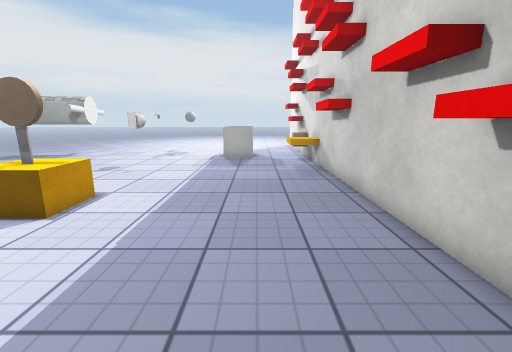
view 1 (above)

17 first-person views from a walk through a 3-D level made in the Unity game engine. The camera is 1.2 m above the floor, tilts 12° down and sees 90° across. Doors are open. The floor is counted in squares, 0.5 m on a side. Each view is taken from the middle of a square. On the plan, view 1 faces up. The plan holds only what a view shows up to about 17 squares ahead; the rest is blank. The place goes on beyond the plan. The player is left out. Surface patterns are stand-ins for the level's own textures.

view 2
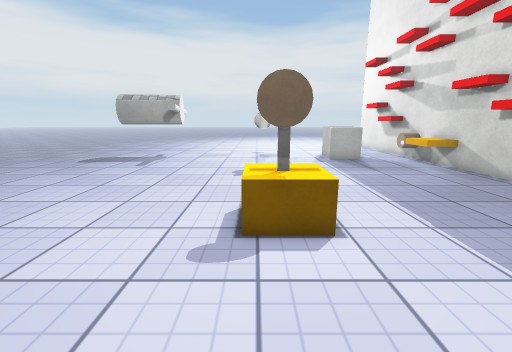

view 3
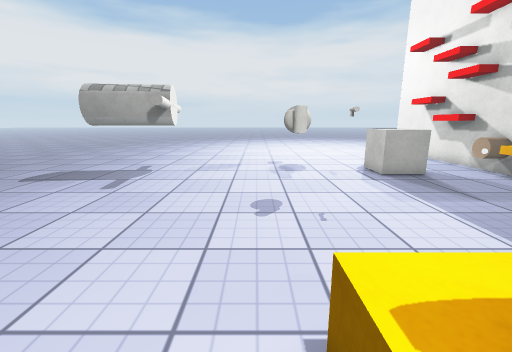

view 4
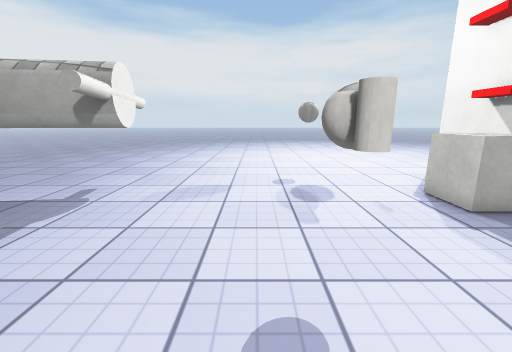

view 5
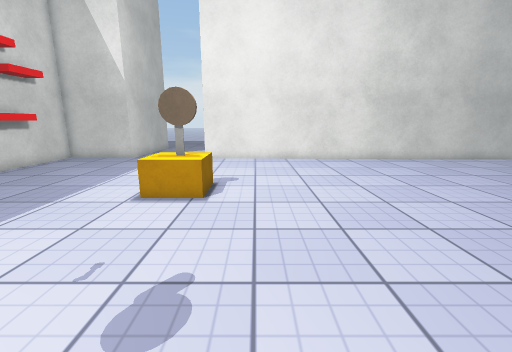

view 6
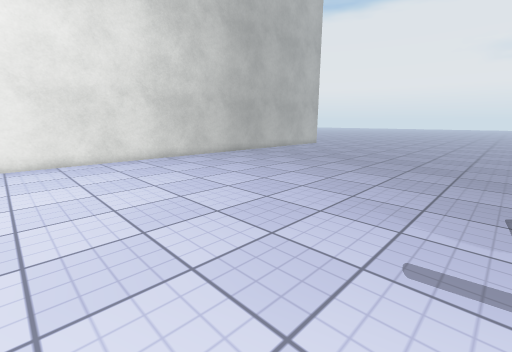

view 7
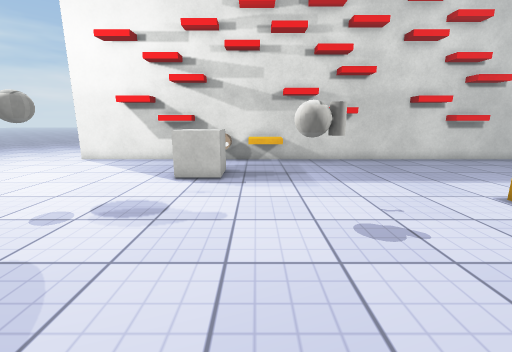

view 8
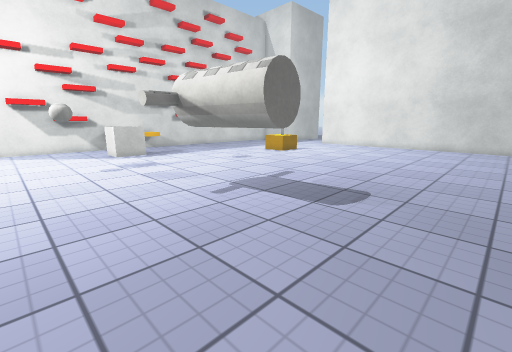

view 9
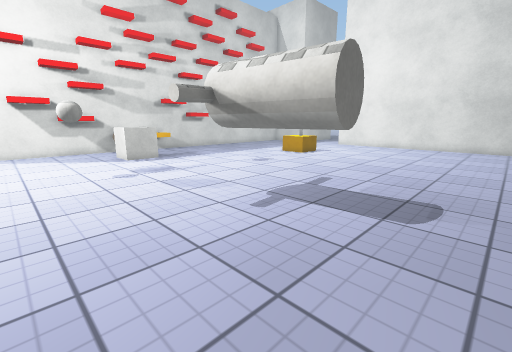

view 10
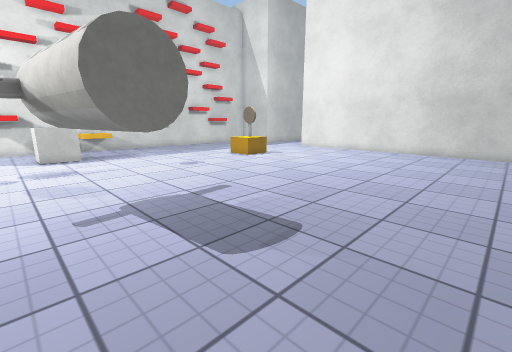

view 11
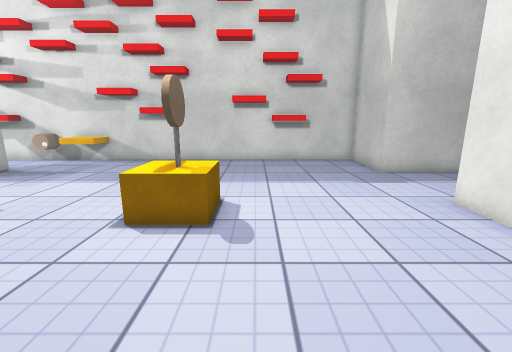

view 12
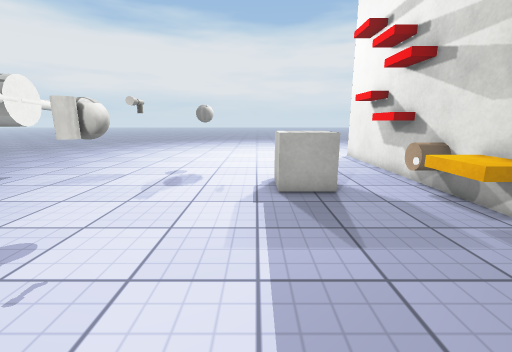

view 13
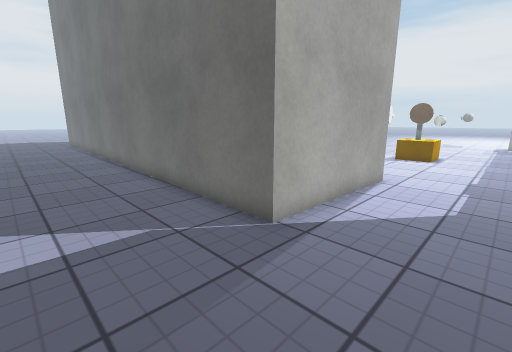

view 14
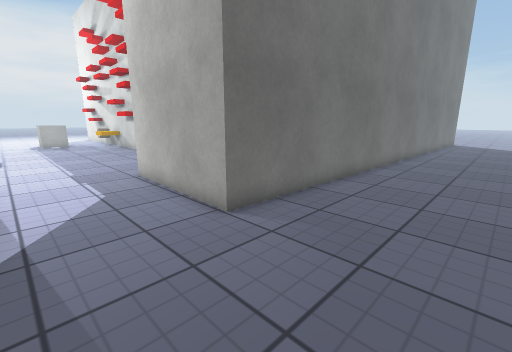

view 15
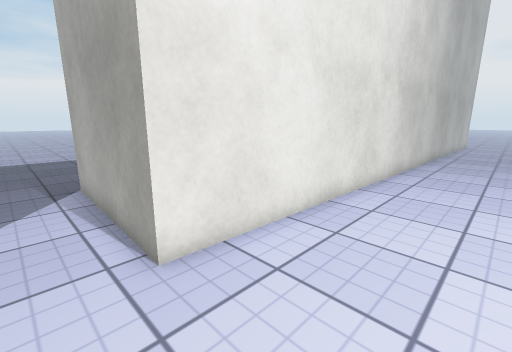

view 16
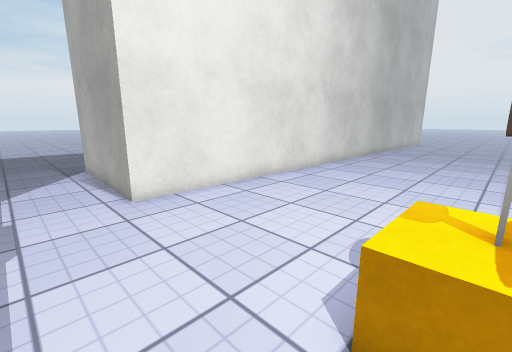

view 17
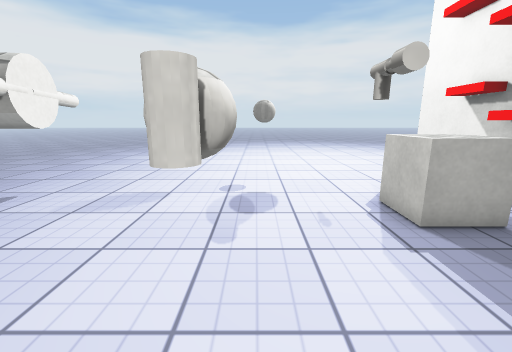

### Floor plan
Key: @ floor where view 1 was taken; # wall or solid block; . floor; D open door; = window, fence, low wall or low ledge; ^ raised ledge; O other object.
Columns run from 21 left of view 1 to 14 right of it. Each row starts with its distance up from view 1.
 25 .........................#
 24 .........................#
 23 ...............OO....... #
 22 ........O......OO.......^#
 21 ........OO..............##
 20 .....OOOOO.........OO...##
 19 .....OOOOO.........OOO..O#
 18 .....OOOOO.........OOO..OO
 17 .........O.............. #
 16 .......................^^#
 15 ..............OO.......^^#
 14 ..............OOO.......=#
 13 ........................##
 12 ........................##
 11 ........................##
 10 ........................##
  9 .........................#
  8 ..............OOO........#
  7 ..............OOO........#
  6 ..............OOO........#
  5 ........................ #
  4 ........................^#
  3 ........................##
  2 ........................##
  1 .........................#
  0 #...............DD...@...#
 -1 ################DD..######
 -2                #....#
 -3                #....#
 -4                #....#
 -5                #....#
 -6                #....#
 -7 ################....#
 -8 ...........   ##....################
 -9 ....................................
-10 ....................................
-11 ....................................
-12 ....................................
-13               ......................

Positions as (right, up) in squares from view 1, and headings:
1: (0, 0), facing up
2: (-7, 1), facing up
3: (-8, 6), facing up
4: (-8, 11), facing up
5: (-9, 16), facing down
6: (-9, 16), facing down-left
7: (-13, 16), facing right
8: (-21, 25), facing down-right
9: (-19, 25), facing down-right
10: (-21, 21), facing down-right
11: (-13, 5), facing right
12: (-3, 9), facing up
13: (-2, -12), facing up-left
14: (-5, -13), facing up-right
15: (-4, 3), facing down-left
16: (-3, 7), facing down-left
17: (-6, 12), facing up
